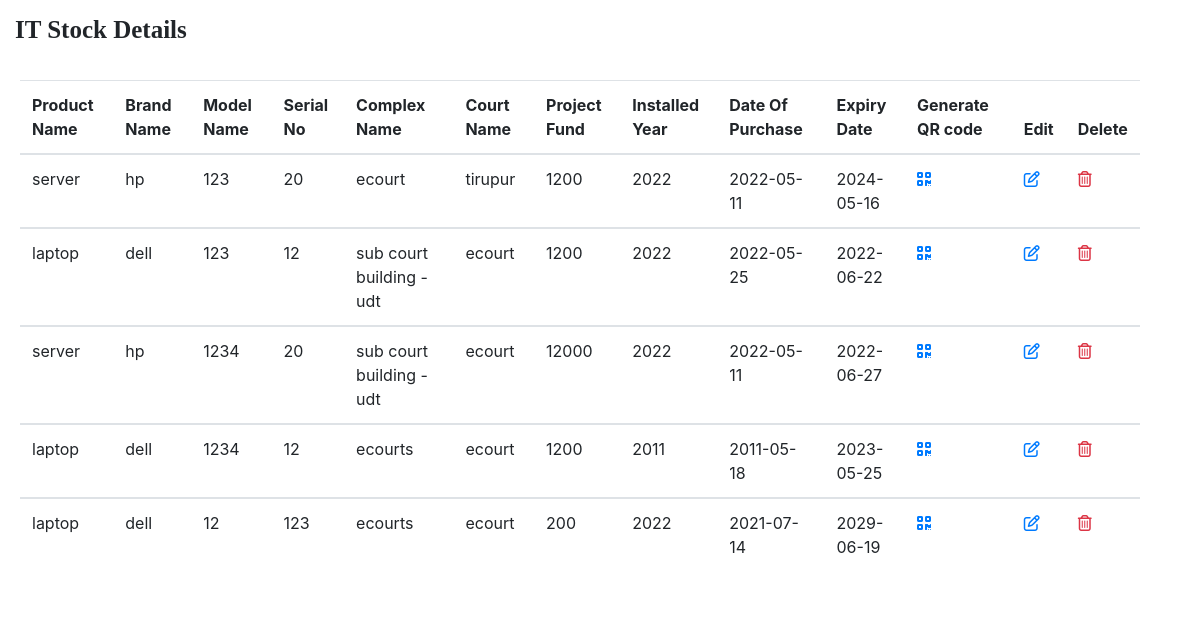
The page /it_stocks_display.php on the database its author committed.
### tables this page shows
CREATE TABLE `itstocks` (
  `IT_Stocks_id` int(255) NOT NULL,
  `Product_Name` varchar(255) NOT NULL,
  `Brand_Name` varchar(255) NOT NULL,
  `Model_Name` varchar(255) NOT NULL,
  `Serial_No` varchar(255) NOT NULL,
  `Complex_Name` varchar(255) NOT NULL,
  `Court_Name` varchar(255) NOT NULL,
  `Project_Fund` varchar(255) NOT NULL,
  `Installed_Year` varchar(255) NOT NULL,
  `DateOfPurchase` date NOT NULL,
  `expiry` date NOT NULL
);

### it_stocks_display.php (the view, shortened to what this page needs)
<?php
require_once "db.php";
$query = "SELECT * FROM itstocks";
$result = mysqli_query($conn, $query);
?>
<!DOCTYPE html>
<html lang="en">
<head>
  <link rel="stylesheet" href="https://cdn.jsdelivr.net/npm/bootstrap@4.6.1/dist/css/bootstrap.min.css">
</head>
<body>
<h2> IT Stock Details</h2>
<div class="container">
  <table class="table table-hover">
    <thead>
  <tr>
<th>Product Name</th>
<th>Brand Name</th>
<th>Model Name</th>
<th>Serial No</th>
<th>Complex Name</th>
<th>Court Name</th>
<th>Project Fund</th>
<th>Installed Year</th>
<th>Date Of Purchase</th>
<th>Expiry Date</th>
<th>Generate QR code</th>
<th>Edit</th>
    <th>Delete</th>
</tr>
   </thead>
<?php
if (mysqli_num_rows($result) > 0) {
  $sn=1;
  while($data = mysqli_fetch_assoc($result)) {
 ?>
  <tbody>
 <tr>
<td><?php echo $data['Product_Name']; ?> </td>
<td><?php echo $data['Brand_Name']; ?> </td>
<td><?php echo $data['Model_Name']; ?> </td>
<td><?php echo $data['Serial_No']; ?> </td>
<td><?php echo $data['Complex_Name']; ?> </td>
<td><?php echo $data['Court_Name']; ?> </td>
<td><?php echo $data['Project_Fund']; ?> </td>
<td><?php echo $data['Installed_Year']; ?> </td>
<td><?php echo $data['DateOfPurchase']; ?> </td>
<td><?php echo $data['expiry']; ?> </td>
 <td><a href="it_stocks_barcode.php?IT_Stocks_id=<?php echo $data['IT_Stocks_id']; ?>"><i class="fa fa-qrcode"></i></td>
<td><a href="it_stocks_update.php?IT_Stocks_id=<?php echo $data['IT_Stocks_id']; ?>"><i class=' far fa-edit'></i></td>
<td><a class="text-danger delete" href="it_stocks_delete.php?IT_Stocks_id=<?php echo $data['IT_Stocks_id']; ?>"><i class='far fa-trash-alt'></i></td>
 </tr>
 </tbody>
 </div>
 <?php
  $sn++;}} else { ?>
    <tr>
     <td colspan="8">No data found</td>
    </tr>
 <?php } ?>
 </body>
 </html>

### it_stocks_display.php (style rules this page uses)
* { box-sizing: border-box; }
.container { margin-top: 25px; border-radius: 10px; background-color: white; padding: 10px 10px; margin-left:10px; }
h2 { margin-top:15px; margin-left:15px; font-family: Georgia, serif; font-size:25px; font-weight:bolder; }

### rows shown on the page
itstocks: Product_Name "server", Brand_Name "hp", Model_Name "123", Serial_No "20", Complex_Name "ecourt", Court_Name "tirupur", Project_Fund "1200", Installed_Year "2022", DateOfPurchase "2022-05-11", expiry "2024-05-16"
itstocks: Product_Name "laptop", Brand_Name "dell", Model_Name "123", Serial_No "12", Complex_Name "sub court building -udt", Court_Name "ecourt", Project_Fund "1200", Installed_Year "2022", DateOfPurchase "2022-05-25", expiry "2022-06-22"
itstocks: Product_Name "server", Brand_Name "hp", Model_Name "1234", Serial_No "20", Complex_Name "sub court building -udt", Court_Name "ecourt", Project_Fund "12000", Installed_Year "2022", DateOfPurchase "2022-05-11", expiry "2022-06-27"
itstocks: Product_Name "laptop", Brand_Name "dell", Model_Name "1234", Serial_No "12", Complex_Name "ecourts", Court_Name "ecourt", Project_Fund "1200", Installed_Year "2011", DateOfPurchase "2011-05-18", expiry "2023-05-25"
itstocks: Product_Name "laptop", Brand_Name "dell", Model_Name "12", Serial_No "123", Complex_Name "ecourts", Court_Name "ecourt", Project_Fund "200", Installed_Year "2022", DateOfPurchase "2021-07-14", expiry "2029-06-19"
